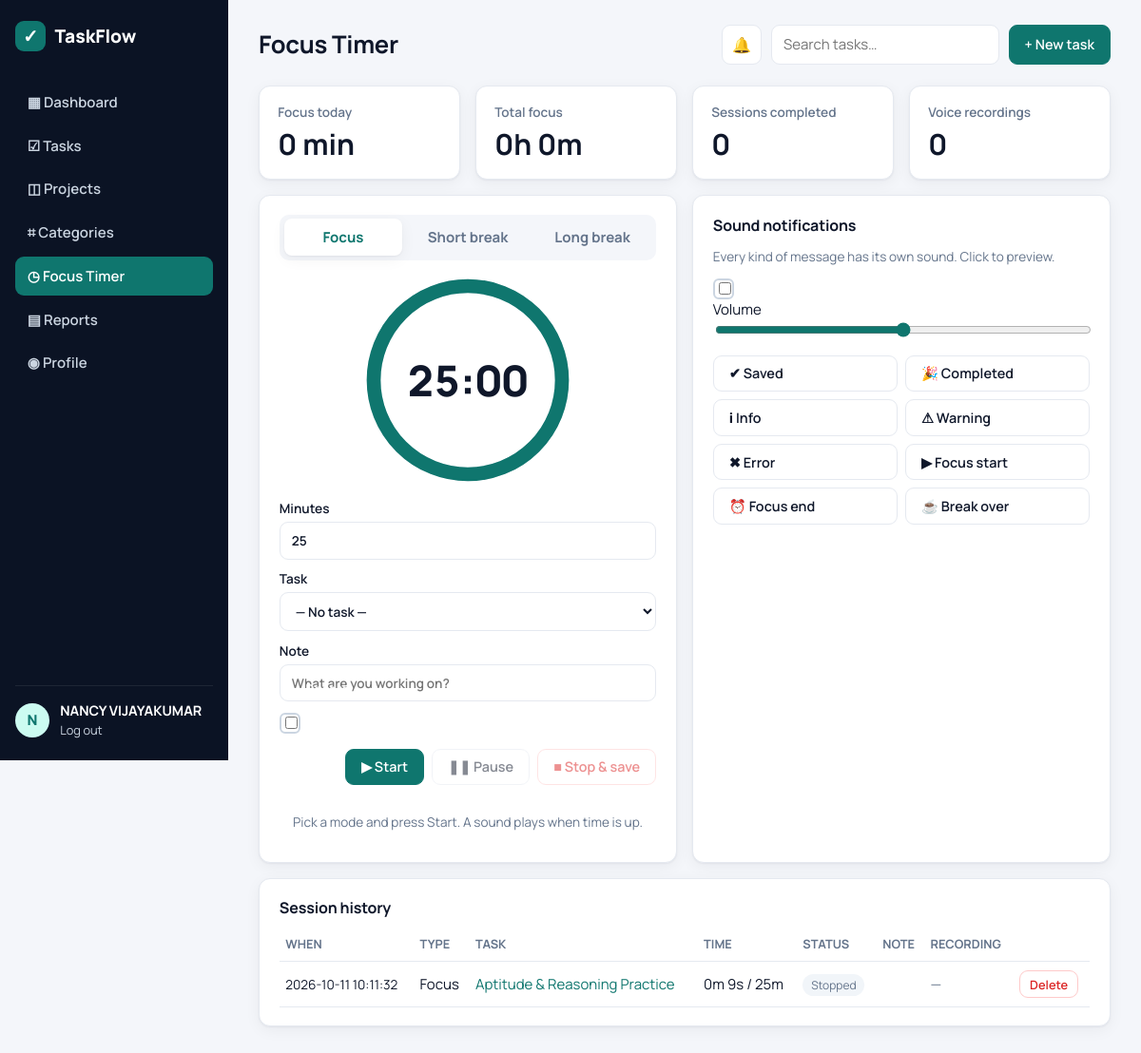
/focus/ (signed in), run on the app's committed database.
### tables this page shows
CREATE TABLE users (
  id INTEGER PRIMARY KEY AUTOINCREMENT,
  username TEXT UNIQUE NOT NULL,
  email TEXT UNIQUE NOT NULL,
  full_name TEXT DEFAULT '',
  password_hash TEXT NOT NULL,
  created_at TIMESTAMP DEFAULT CURRENT_TIMESTAMP
);

CREATE TABLE focus_sessions (
  id INTEGER PRIMARY KEY AUTOINCREMENT,
  user_id INTEGER NOT NULL REFERENCES users(id) ON DELETE CASCADE,
  task_id INTEGER REFERENCES tasks(id) ON DELETE SET NULL,
  mode TEXT NOT NULL DEFAULT 'focus' CHECK (mode IN ('focus','short_break','long_break')),
  planned_minutes INTEGER NOT NULL,
  actual_seconds INTEGER NOT NULL DEFAULT 0,
  completed INTEGER NOT NULL DEFAULT 0,
  note TEXT DEFAULT '',
  recording TEXT,
  created_at TIMESTAMP DEFAULT CURRENT_TIMESTAMP
);

CREATE TABLE tasks (
  id INTEGER PRIMARY KEY AUTOINCREMENT,
  user_id INTEGER NOT NULL REFERENCES users(id) ON DELETE CASCADE,
  project_id INTEGER REFERENCES projects(id) ON DELETE SET NULL,
  category_id INTEGER REFERENCES categories(id) ON DELETE SET NULL,
  title TEXT NOT NULL,
  description TEXT DEFAULT '',
  status TEXT NOT NULL DEFAULT 'todo' CHECK (status IN ('todo','in_progress','done')),
  priority TEXT NOT NULL DEFAULT 'medium' CHECK (priority IN ('low','medium','high','urgent')),
  due_date DATE,
  created_at TIMESTAMP DEFAULT CURRENT_TIMESTAMP,
  completed_at TIMESTAMP
);

### focus.py (the view)
@bp.route("/")
@login_required
def index():
    db = get_db()
    uid = g.user["id"]
    tasks = db.execute("SELECT id, title FROM tasks WHERE user_id = ? AND status != 'done' ORDER BY title", (uid,)).fetchall()
    sessions = db.execute("""SELECT f.*, t.title AS task_title FROM focus_sessions f
                             LEFT JOIN tasks t ON t.id = f.task_id
                             WHERE f.user_id = ? ORDER BY f.created_at DESC, f.id DESC LIMIT 50""", (uid,)).fetchall()
    stats = db.execute("""SELECT
        COALESCE(SUM(CASE WHEN mode='focus' THEN actual_seconds END),0) AS total_sec,
        COALESCE(SUM(CASE WHEN mode='focus' AND date(created_at)=date('now') THEN actual_seconds END),0) AS today_sec,
        COUNT(CASE WHEN mode='focus' AND completed=1 THEN 1 END) AS completed,
        COUNT(recording) AS recordings
        FROM focus_sessions WHERE user_id = ?""", (uid,)).fetchone()
    return render_template("focus.html", tasks=tasks, sessions=sessions, stats=stats,
                           preselect=request.args.get("task", type=int))

### app.py (called while the page is built)
def create_app(test_config=None):
    app = Flask(__name__)
    app.config.from_object(Config)
    if test_config:
        app.config.update(test_config)
    db.init_app(app)
    sounds.ensure_sounds(app.static_folder)
    os.makedirs(app.config["RECORDINGS_DIR"], exist_ok=True)
    if not app.config.get("TESTING"):
        push.start_reminder_scheduler(app)
    for module in (auth, dashboard, projects, tasks, categories, reports, profile, focus, push):
        app.register_blueprint(module.bp)
    @app.template_filter("label")
    def label(value):
        return (value or "").replace("_", " ").title()
    @app.errorhandler(404)
    def not_found(e):
        return render_template("error.html", code=404, message="Page not found"), 404
    @app.errorhandler(400)
    def bad_request(e):
        return render_template("error.html", code=400, message="Bad request"), 400
    return app

### auth.py (called while the page is built)
def login_required(view):
    @functools.wraps(view)
    def wrapped(**kwargs):
        if g.user is None:
            flash("Please log in to continue.", "warning")
            return redirect(url_for("auth.login"))
        return view(**kwargs)
    return wrapped

@bp.before_app_request
def load_user():
    uid = session.get("user_id")
    g.user = get_db().execute("SELECT * FROM users WHERE id = ?", (uid,)).fetchone() if uid else None

### db.py (called while the page is built)
def get_db():
    if "db" not in g:
        g.db = sqlite3.connect(current_app.config["DATABASE"])
        g.db.row_factory = sqlite3.Row
        g.db.execute("PRAGMA foreign_keys = ON")
    return g.db

### templates/focus.html (shortened to what this page needs)
{% extends "base.html" %}{% block title %}Focus Timer{% endblock %}
{% block heading %}Focus Timer{% endblock %}
{% block content %}
<section class="stats">
  <div class="stat"><span>Focus today</span><strong>{{ (stats.today_sec // 60) }} min</strong></div>
  <div class="stat"><span>Total focus</span><strong>{{ (stats.total_sec // 3600) }}h {{ (stats.total_sec % 3600) // 60 }}m</strong></div>
  <div class="stat"><span>Sessions completed</span><strong>{{ stats.completed }}</strong></div>
  <div class="stat"><span>Voice recordings</span><strong>{{ stats.recordings }}</strong></div>
</section>
<div class="grid-2">
  <div class="card focus-card" id="focus" data-record-url="{{ url_for('focus.record') }}">
    <div class="mode-tabs">
      <button type="button" class="mode active" data-mode="focus" data-min="25">Focus</button>
      <button type="button" class="mode" data-mode="short_break" data-min="5">Short break</button>
      <button type="button" class="mode" data-mode="long_break" data-min="15">Long break</button>
    </div>
    <div class="ring-wrap">
      <svg viewBox="0 0 120 120" class="ring"><circle cx="60" cy="60" r="54" class="ring-bg"/><circle cx="60" cy="60" r="54" class="ring-fg" id="ring"/></svg>
      <div class="time" id="time">25:00</div>
    </div>
    <div class="form focus-form">
      <label>Minutes<input type="number" id="minutes" min="1" max="240" value="25"></label>
      <label>Task<select id="task"><option value="">— No task —</option>
      </select></label>
      <label>Note<input id="note" maxlength="500" placeholder="What are you working on?"></label>
      <label class="check"><input type="checkbox" id="recordToggle"> Record voice note during session</label>
    </div>
    <div class="row-end center">
      <button class="btn btn-primary" id="startBtn">▶ Start</button>
      <button class="btn" id="pauseBtn" disabled>❚❚ Pause</button>
      <button class="btn btn-danger" id="stopBtn" disabled>■ Stop &amp; save</button>
    </div>
    <p class="muted small center" id="focusMsg">Pick a mode and press Start. A sound plays when time is up.</p>
  </div>
  <div class="card">
    <h3>Sound notifications</h3>
    <p class="muted small">Every kind of message has its own sound. Click to preview.</p>
    <label class="check"><input type="checkbox" id="soundOn"> Sounds on</label>
    <label>Volume<input type="range" id="volume" min="0" max="1" step="0.05"></label>
    <div class="sound-grid">
      <button type="button" class="btn" data-preview="success">✔ Saved</button>
      <button type="button" class="btn" data-preview="complete">🎉 Completed</button>
      <button type="button" class="btn" data-preview="info">ℹ Info</button>
      <button type="button" class="btn" data-preview="warning">⚠ Warning</button>
      <button type="button" class="btn" data-preview="danger">✖ Error</button>
      <button type="button" class="btn" data-preview="focus_start">▶ Focus start</button>
      <button type="button" class="btn" data-preview="focus_end">⏰ Focus end</button>
      <button type="button" class="btn" data-preview="break_end">☕ Break over</button>
    </div>
  </div>
</div>
<div class="card">
  <h3>Session history</h3>
  {% if sessions %}
  <table class="table">
    <thead><tr><th>When</th><th>Type</th><th>Task</th><th>Time</th><th>Status</th><th>Note</th><th>Recording</th><th></th></tr></thead>
    <tbody>
    {% for s in sessions %}
      <tr>
        <td class="small">{{ s.created_at }}</td>
        <td>{{ s.mode|label }}</td>
        <td>{% if s.task_id %}<a href="{{ url_for('tasks.detail', tid=s.task_id) }}">{{ s.task_title }}</a>{% else %}<span class="muted">—</span>{% endif %}</td>
        <td>{{ s.actual_seconds // 60 }}m {{ s.actual_seconds % 60 }}s / {{ s.planned_minutes }}m</td>
        <td>{% if s.completed %}<span class="chip chip-ok">Completed</span>{% else %}<span class="chip">Stopped</span>{% endif %}</td>
        <td class="small">{{ s.note }}</td>
        <td>{% if s.recording %}<audio controls preload="none" src="{{ url_for('focus.recording', sid=s.id) }}"></audio>{% else %}<span class="muted">—</span>{% endif %}</td>
        <td><form method="post" action="{{ url_for('focus.delete', sid=s.id) }}" onsubmit="return confirm('Delete this session?')"><button class="btn btn-danger btn-sm">Delete</button></form></td>
      </tr>
    {% endfor %}
    </tbody>
  </table>
  {% else %}<p class="muted">No sessions yet. Start your first focus session above.</p>{% endif %}
</div>
{% endblock %}

### templates/base.html (shortened to what this page needs)
<!doctype html>
<html lang="en">
<head>
  <link rel="stylesheet" href="{{ url_for('static', filename='css/style.css') }}">
</head>
<body data-sounds="{{ url_for('static', filename='sounds/') }}">
{% if g.user %}
<div class="layout">
  <aside class="sidebar">
    <div class="brand"><span class="logo">✓</span> TaskFlow</div>
    {% set ep = request.endpoint or '' %}
    <nav>
      <a href="{{ url_for('dashboard.index') }}" class="{{ 'active' if ep.startswith('dashboard') }}">▦ Dashboard</a>
      <a href="{{ url_for('tasks.list_tasks') }}" class="{{ 'active' if ep.startswith('tasks') }}">☑ Tasks</a>
      <a href="{{ url_for('projects.list_projects') }}" class="{{ 'active' if ep.startswith('projects') }}">◫ Projects</a>
      <a href="{{ url_for('categories.index') }}" class="{{ 'active' if ep.startswith('categories') }}">⌗ Categories</a>
      <a href="{{ url_for('focus.index') }}" class="{{ 'active' if ep.startswith('focus') }}">◷ Focus Timer</a>
      <a href="{{ url_for('reports.index') }}" class="{{ 'active' if ep.startswith('reports') }}">▤ Reports</a>
      <a href="{{ url_for('profile.index') }}" class="{{ 'active' if ep.startswith('profile') }}">◉ Profile</a>
    </nav>
    <div class="sidebar-foot">
      <div class="avatar">{{ g.user['username'][0]|upper }}</div>
      <div><strong>{{ g.user['full_name'] or g.user['username'] }}</strong><a href="{{ url_for('auth.logout') }}">Log out</a></div>
    </div>
  </aside>
  <main class="content">
    <header class="topbar">
      <h1>{% block heading %}{% endblock %}</h1>
      <div class="topbar-actions">
        <button type="button" class="btn icon-btn" id="soundToggle" title="Sounds">🔊</button>
        <form action="{{ url_for('tasks.list_tasks') }}" class="search"><input name="q" placeholder="Search tasks…"></form>
        <a class="btn btn-primary" href="{{ url_for('tasks.edit') }}">+ New task</a>
      </div>
    </header>
    {% block content %}{% endblock %}
  </main>
</div>
{% else %}
<main class="auth-wrap">
  {% include "_flash.html" %}
  {% block auth %}{% endblock %}
</main>
{% endif %}
</body>
</html>

### data on the page
users: username "N", full_name "NANCY VIJAYAKUMAR"
focus_sessions: created_at "2026-10-11 10:11:32", mode|label "Focus", task_title "Aptitude & Reasoning Practice", actual_seconds "0", s.actual_seconds%60 "9", planned_minutes "25", completed "Stopped"

### other printed values
{{ (stats.today_sec // 60) }} "0"
{{ (stats.total_sec // 3600) }} "0"
{{ (stats.total_sec % 3600) // 60 }} "0"
{{ stats.completed }} "0"
{{ stats.recordings }} "0"
